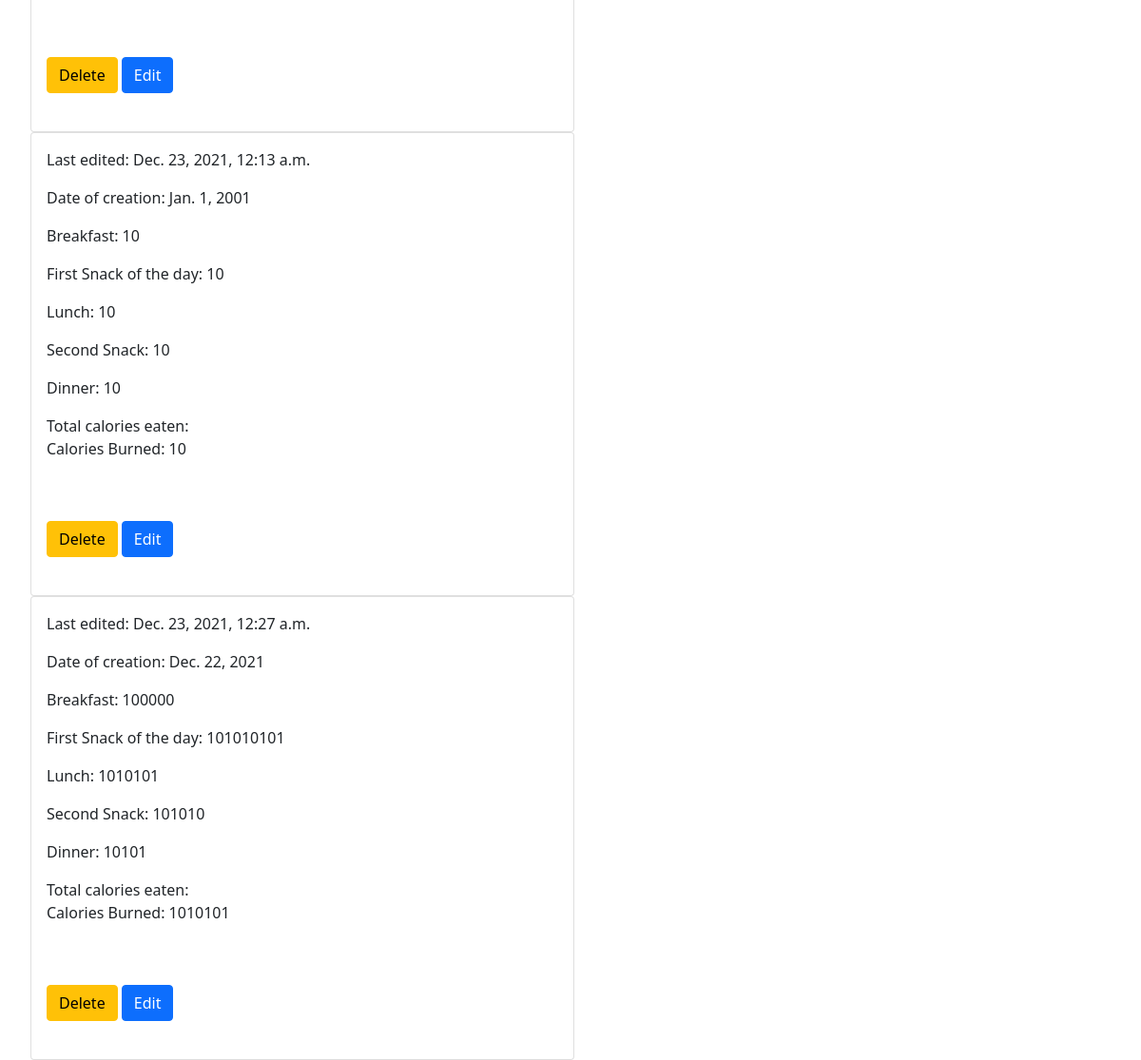
Before: /homepage (lower part) with the older database file.
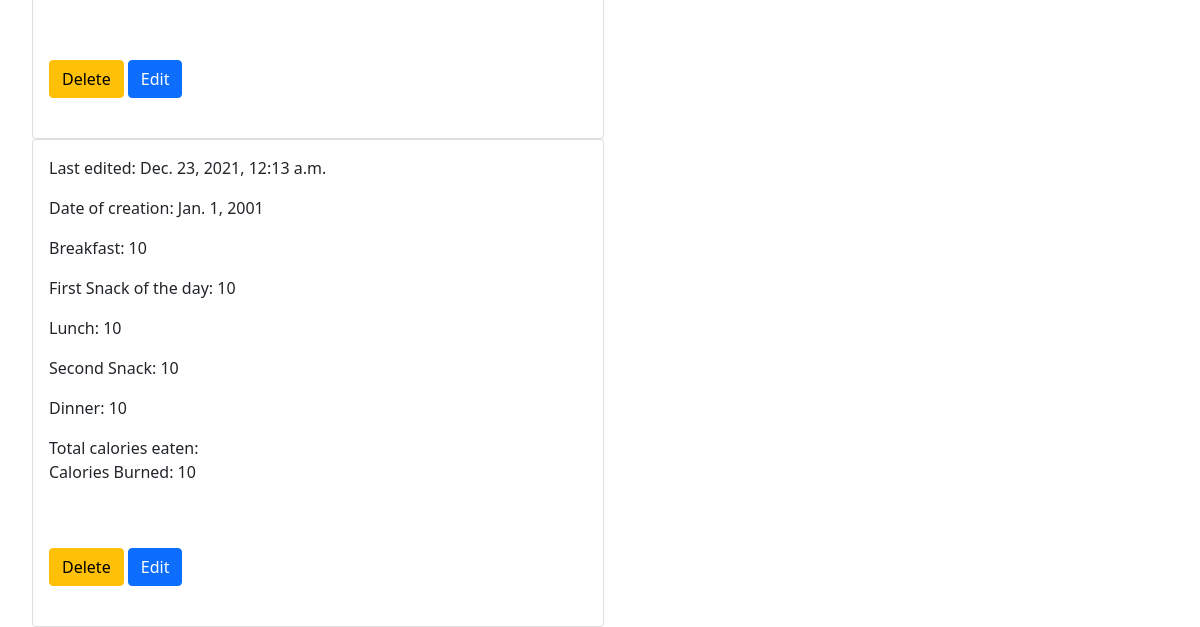
After: the same page with the newer database file.
### log/models.py (models this page shows, shortened)
class Entry(models.Model):
  date = models.DateField(default='2001-01-01')
  breakfast = models.IntegerField()
  snackOne = models.IntegerField()
  lunch = models.IntegerField()
  snackTwo = models.IntegerField()
  dinner = models.IntegerField()
  caloriesBurned = models.IntegerField()
  timestamp = models.DateTimeField(auto_now_add = True)
  def __repr__(self):
    return "Entry({}, {}, {}, {}, {}, {}, {})".format(self.breakfast, self.snackOne, self.lunch, self.snackTwo, self.dinner, self.caloriesBurned, self.timestamp)

### log/views.py (the view, shortened to what this page needs)
# urls.py: path('homepage', homepage, name='homepage'),
def homepage(request):
  currtime = time.strftime("%d:%m:%y",time.localtime(time.time()))
  print(currtime)
  print(request.user)
  entries = Entry.objects.all()
  print('entries', entries)
  return render(request, 'homepage.html', {'entries': entries, 'currtime': currtime})

### log/templates/homepage.html (shortened to what this page needs)
<!doctype html>
<html lang="en">
  <head>
    <link href="https://cdn.jsdelivr.net/npm/bootstrap@5.1.3/dist/css/bootstrap.min.css" rel="stylesheet">
  </head>
  <body style="margin-left: 2rem; margin-top: 1rem">
    <div class="row align-items-start">
      <div class="col-md-6">
        {% for entry in entries %}
        <div class="col-md-12">
          <div class="card">
            <div class="card-body">
              <p>Last edited: {{entry.timestamp}}</p>
              <p>Date of creation: {{entry.date}}</p>
              <p>Breakfast: {{entry.breakfast}}</p>
              <p>First Snack of the day: {{entry.snackOne}}</p>
              <p>Lunch: {{entry.lunch}}</p>
              <p>Second Snack: {{entry.snackTwo}}</p>
              <p>Dinner: {{entry.dinner}}</p>
              Total calories eaten:
              <p>Calories Burned: {{entry.caloriesBurned}}</p>
              <br></br>
              <a class="btn btn-primary btn-warning" href='delete?id={{entry.id}}'>Delete</a>
              <a class="btn btn-primary" href='edit?id={{entry.id}}'>Edit</a>
              <br></br>
            </div>
          </div>
        </div>
        {% endfor %}
      </div>
    </div>
  </body>
</html>

Changed rows visible on the page:
removed Entry: timestamp "Dec. 23, 2021, 12:27 a.m.", date "Dec. 22, 2021", breakfast "100000", snackOne "101010101", lunch "1010101", snackTwo "101010", dinner "10101", caloriesBurned "1010101"
